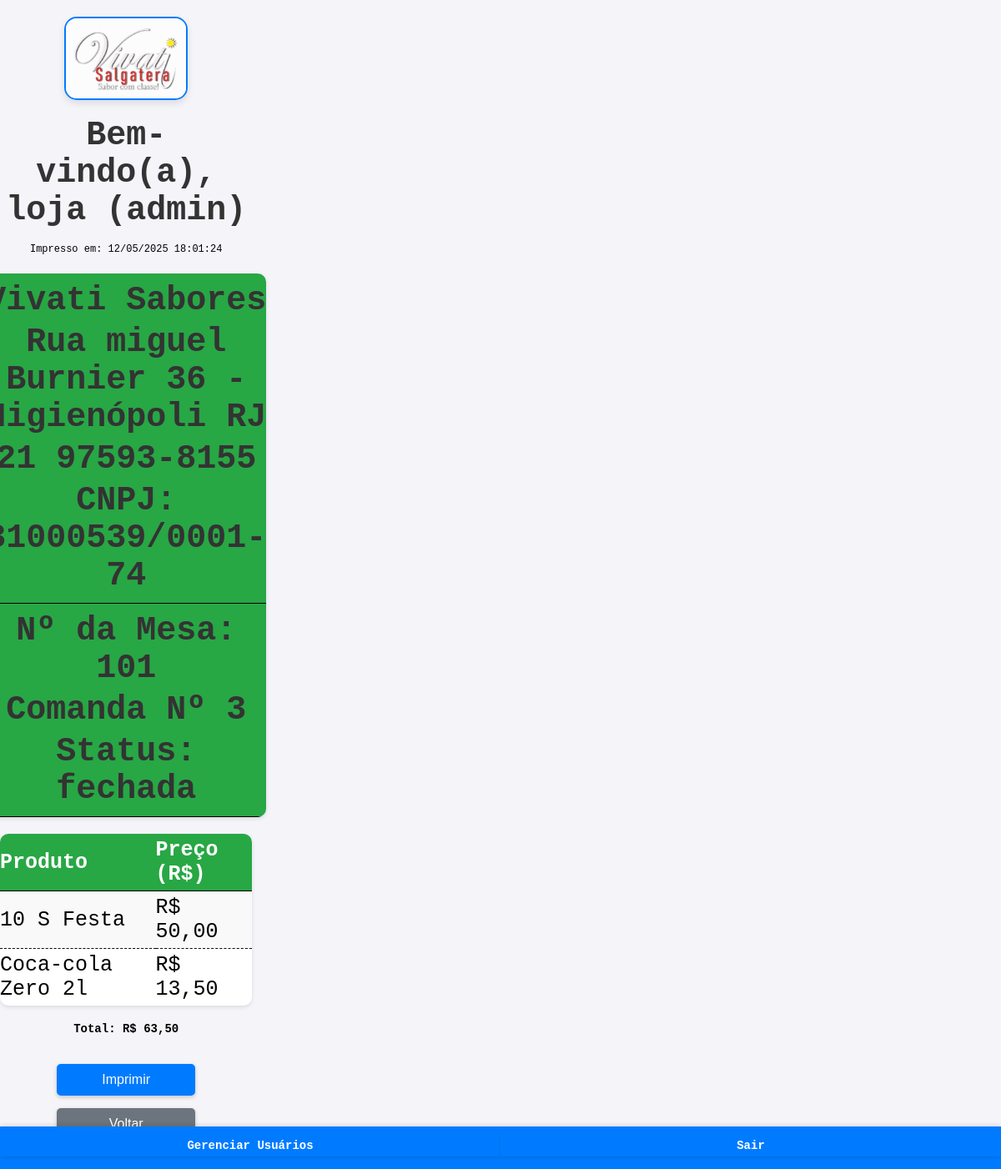
Screenshot of /imprimir_comanda.php?id=246 (signed in) with the database file from the repository.
### tables this page shows
CREATE TABLE `usuarios` (
  `id` int(11) NOT NULL,
  `nome` varchar(100) NOT NULL,
  `senha` varchar(255) NOT NULL,
  `papel` enum('admin','user') NOT NULL DEFAULT 'user'
);

CREATE TABLE `comandas` (
  `id` int(11) NOT NULL,
  `numero` int(11) NOT NULL,
  `aberta` tinyint(1) DEFAULT 1,
  `mesa` int(11) DEFAULT NULL,
  `status` enum('aberta','fechada') NOT NULL DEFAULT 'aberta',
  `criado_em` timestamp NOT NULL DEFAULT current_timestamp(),
  `data_fechamento` datetime DEFAULT NULL
);

CREATE TABLE `itens` (
  `id` int(11) NOT NULL,
  `comanda_id` int(11) NOT NULL,
  `produto` varchar(255) NOT NULL,
  `descricao` varchar(255) DEFAULT NULL,
  `quantidade` int(11) NOT NULL,
  `preco` decimal(10,2) NOT NULL,
  `criado_em` timestamp NOT NULL DEFAULT current_timestamp(),
  `atendido` tinyint(1) DEFAULT 0
);

### imprimir_comanda.php (the view, shortened to what this page needs)
<?php
include 'db.php';
include "autenticar.php";
$comanda_id = isset($_GET['id']) ? intval($_GET['id']) : 0;
if ($comanda_id > 0) {
    $stmt = $pdo->prepare("SELECT * FROM comandas WHERE id = ?");
    $stmt->execute([$comanda_id]);
    $comanda = $stmt->fetch();
    $stmt = $pdo->prepare("SELECT * FROM itens WHERE comanda_id = ?");
    $stmt->execute([$comanda_id]);
    $itens = $stmt->fetchAll();
} else {
    echo "Comanda não encontrada.";
    exit;
}
?>
<!DOCTYPE html>
<html>
<head>
</head>
<body>
    <table>
        <tr>
            <th>
                <h1>Vivati Sabores</h1>
                <h2>Rua miguel Burnier 36 - Higienópoli RJ</h2>
                <h2>21 97593-8155</h2>
                <h2>CNPJ: 31000539/0001-74</h2>
            </th>
        </tr>
        <tr>
            <th>
                <h1>Nº da Mesa: <?= htmlspecialchars($comanda['mesa']) ?></h1>
                <h1>Comanda Nº <?= htmlspecialchars($comanda['numero']) ?></h1>
                <h2>Status: <?= htmlspecialchars($comanda['status']) ?></h2>
            </th>
        </tr>
        <p class="datetime">Impresso em: <?= date('d/m/Y H:i:s') ?></p>
    </table>
    <table>
        <tr>
            <th>Produto</th>
            <th>Preço (R$)</th>
        </tr>
        <?php
        $total = 0;
        foreach ($itens as $item):
            $total += $item['preco'];
        ?>
        <tr>
            <td><?= htmlspecialchars($item['produto']) ?></td>
            <td>R$ <?= number_format($item['preco'], 2, ',', '.') ?></td>
        </tr>
        <?php endforeach; ?>
    </table>
    <p class="total">Total: R$ <?= number_format($total, 2, ',', '.') ?></p>
    <div class="no-print">
        <button onclick="window.print()">Imprimir</button>
        <a href="abrir_comanda.php" style="text-decoration: none;">
            <button style="background-color: #6c757d;">Voltar</button>
        </a>
    </div>
</body>
</html>

### autenticar.php (shortened to what this page needs)
<?php
include 'db.php';
$stmt = $pdo->prepare("SELECT id, nome, papel FROM usuarios WHERE id = ?");
$stmt->execute([$_SESSION['usuario_id']]);
$usuario = $stmt->fetch(PDO::FETCH_ASSOC);
$nome_usuario = htmlspecialchars($usuario['nome']);
$papel_usuario = htmlspecialchars($usuario['papel']);
?>
<!DOCTYPE html>
<html>
<head>
    <link rel="stylesheet" href="style/style.css">
</head>
<body>
<header>
    <img  src="imgs/logo_mini.png" alt="Imagem de Login" class="login-image">
        <h1>Bem-vindo(a), <?= $nome_usuario ?> (<?= $papel_usuario ?>)</h1>
        <nav class="navbar">
        <?php if ($papel_usuario === 'admin'): ?>
            <a href="cadastrar_usuario.php" class="butt">Gerenciar Usuários</a>
        <?php endif; ?>
        <a href="logout.php" class="butt">Sair</a>
    </nav>
</header>
</body>
</html>

### style/style.css (style rules this page uses)
body { font-family: 'Arial', sans-serif; background-color: #f4f4f9; margin: 0; padding: 0; display: flex; flex-direction: column; align-items: center; min-height: 100vh; }
.login-image { max-width: 50%; height: auto; display: block; margin: 20px auto; border-radius: 15px; box-shadow: 0 4px 8px rgba(0, 0, 0, 0.1); border: 2px solid #007BFF; transition: transform 0.3s ease-in-out; }
h1, h2 { color: #333; font-size: 40px; text-align: center; margin-top: 50px; }
.butt { width: 100%; display: block; text-decoration: none; background-color: #007BFF; color: #fff; font-size: 25px; font-weight: bold; text-align: center; margin-bottom: 5px; padding: 5px; border-radius: 2px; box-shadow: 0 2px 4px rgba(0, 0, 0, 0.1); transition: background-color 0.3s ease, transform 0.2s ease; }
button { background-color: #007BFF; color: white; padding: 12px 20px; border: none; border-radius: 8px; cursor: pointer; font-size: 16px; width: 100%; box-sizing: border-box; margin-bottom: 15px; box-shadow: 0 2px 5px rgba(0, 0, 0, 0.2); transition: background-color 0.3s ease; }
table { width: 80%; border-collapse: collapse; margin: 50px 0; background-color: #fff; border-radius: 10px; overflow: hidden; box-shadow: 0 2px 5px rgba(0, 0, 0, 0.1); padding: 20px; box-sizing: border-box; }
table th, table td { padding: 12px; text-align: center; border-bottom: 1px solid #ddd; font-size: 25px; }
table th { background-color: #28a745; color: white; font-weight: bold; }
table tr:last-child td { border:black; }
table tr:nth-child(even) { background-color: #f9f9f9; }
.navbar { position: fixed; bottom: 0; left: 0; width: 100%; background-color: #007BFF; display: flex; justify-content: space-around; padding: 10px 0; box-shadow: 0 -2px 5px rgba(0, 0, 0, 0.1); }
.navbar a { color: white; font-size: 14px; text-align: center; }

### imprimir_comanda.php (style rules this page uses)
body { font-family: 'Courier New', Courier, monospace; font-size: 12px; margin: 0; padding: 0; width: 80mm; }
h1, h2 { text-align: center; margin: 5px 0; }
table { width: 100%; border-collapse: collapse; margin: 10px 0; }
table th, table td { text-align: left; padding: 5px 0; }
table th { font-weight: bold; border-bottom: 1px solid #000; }
table td { border-bottom: 1px dashed #000; }
.total { text-align: right; font-size: 14px; font-weight: bold; margin-top: 10px; }
.no-print { text-align: center; margin: 20px 0; }
.no-print button { padding: 10px 15px; background-color: #007BFF; color: white; border: none; border-radius: 5px; cursor: pointer; }

### rows the page displays
usuarios: nome "loja", papel "admin"
comandas: mesa "101", numero "3", status "fechada"
itens: produto "10 S Festa", preco "50,00"
itens: produto "Coca-cola Zero 2l", preco "13,50"

### other values shown
$total "63,50"
